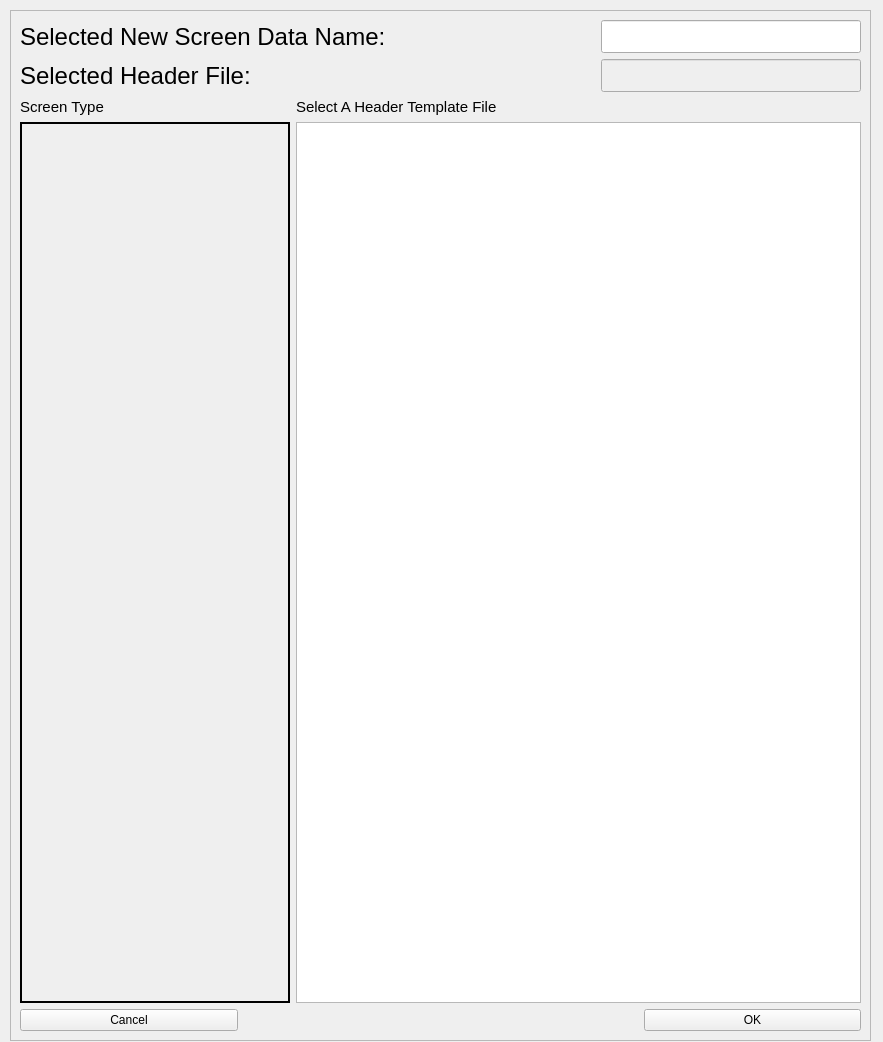
<?xml version="1.0" encoding="UTF-8"?>
<ui version="4.0">
 <class>Dialog</class>
 <widget class="QDialog" name="Dialog">
  <property name="geometry">
   <rect>
    <x>0</x>
    <y>0</y>
    <width>883</width>
    <height>1042</height>
   </rect>
  </property>
  <property name="windowTitle">
   <string>Enter New Screening Data File</string>
  </property>
  <widget class="QFrame" name="frame">
   <property name="geometry">
    <rect>
     <x>10</x>
     <y>10</y>
     <width>861</width>
     <height>1031</height>
    </rect>
   </property>
   <property name="sizePolicy">
    <sizepolicy hsizetype="Minimum" vsizetype="Minimum">
     <horstretch>0</horstretch>
     <verstretch>0</verstretch>
    </sizepolicy>
   </property>
   <property name="minimumSize">
    <size>
     <width>15</width>
     <height>15</height>
    </size>
   </property>
   <property name="frameShape">
    <enum>QFrame::StyledPanel</enum>
   </property>
   <property name="frameShadow">
    <enum>QFrame::Raised</enum>
   </property>
   <layout class="QGridLayout" name="gridLayout">
    <item row="0" column="0" colspan="2">
     <layout class="QHBoxLayout" name="horizontalLayout">
      <item>
       <widget class="QLabel" name="label">
        <property name="font">
         <font>
          <pointsize>18</pointsize>
         </font>
        </property>
        <property name="text">
         <string>Selected New Screen Data Name:</string>
        </property>
       </widget>
      </item>
      <item>
       <widget class="QLineEdit" name="lineEdit">
        <property name="enabled">
         <bool>true</bool>
        </property>
        <property name="sizePolicy">
         <sizepolicy hsizetype="Expanding" vsizetype="Minimum">
          <horstretch>0</horstretch>
          <verstretch>0</verstretch>
         </sizepolicy>
        </property>
        <property name="maximumSize">
         <size>
          <width>260</width>
          <height>16777215</height>
         </size>
        </property>
        <property name="font">
         <font>
          <pointsize>16</pointsize>
         </font>
        </property>
        <property name="maxLength">
         <number>660</number>
        </property>
        <property name="echoMode">
         <enum>QLineEdit::Normal</enum>
        </property>
       </widget>
      </item>
     </layout>
    </item>
    <item row="1" column="0" colspan="2">
     <layout class="QHBoxLayout" name="horizontalLayout_2">
      <item>
       <widget class="QLabel" name="label_2">
        <property name="font">
         <font>
          <pointsize>18</pointsize>
         </font>
        </property>
        <property name="text">
         <string>Selected Header File:</string>
        </property>
       </widget>
      </item>
      <item>
       <widget class="QLineEdit" name="lineEdit_2">
        <property name="enabled">
         <bool>false</bool>
        </property>
        <property name="sizePolicy">
         <sizepolicy hsizetype="Expanding" vsizetype="Minimum">
          <horstretch>0</horstretch>
          <verstretch>0</verstretch>
         </sizepolicy>
        </property>
        <property name="maximumSize">
         <size>
          <width>260</width>
          <height>16777215</height>
         </size>
        </property>
        <property name="font">
         <font>
          <pointsize>16</pointsize>
         </font>
        </property>
        <property name="maxLength">
         <number>660</number>
        </property>
        <property name="echoMode">
         <enum>QLineEdit::Normal</enum>
        </property>
       </widget>
      </item>
     </layout>
    </item>
    <item row="2" column="0">
     <widget class="QLabel" name="label_3">
      <property name="font">
       <font>
        <pointsize>11</pointsize>
       </font>
      </property>
      <property name="text">
       <string>Screen Type</string>
      </property>
     </widget>
    </item>
    <item row="2" column="1">
     <widget class="QLabel" name="label_4">
      <property name="font">
       <font>
        <pointsize>11</pointsize>
       </font>
      </property>
      <property name="text">
       <string>Select A Header Template File</string>
      </property>
     </widget>
    </item>
    <item row="3" column="0">
     <widget class="QFrame" name="frame_2">
      <property name="sizePolicy">
       <sizepolicy hsizetype="Fixed" vsizetype="Preferred">
        <horstretch>0</horstretch>
        <verstretch>0</verstretch>
       </sizepolicy>
      </property>
      <property name="minimumSize">
       <size>
        <width>270</width>
        <height>0</height>
       </size>
      </property>
      <property name="frameShape">
       <enum>QFrame::Box</enum>
      </property>
      <property name="frameShadow">
       <enum>QFrame::Plain</enum>
      </property>
      <property name="lineWidth">
       <number>2</number>
      </property>
     </widget>
    </item>
    <item row="3" column="1">
     <widget class="QListWidget" name="listWidget"/>
    </item>
    <item row="4" column="0" colspan="2">
     <layout class="QHBoxLayout" name="horizontalLayout_39">
      <item>
       <widget class="QPushButton" name="pushButton">
        <property name="sizePolicy">
         <sizepolicy hsizetype="Minimum" vsizetype="Minimum">
          <horstretch>0</horstretch>
          <verstretch>0</verstretch>
         </sizepolicy>
        </property>
        <property name="text">
         <string>Cancel</string>
        </property>
        <property name="autoDefault">
         <bool>false</bool>
        </property>
       </widget>
      </item>
      <item>
       <spacer name="horizontalSpacer">
        <property name="orientation">
         <enum>Qt::Horizontal</enum>
        </property>
        <property name="sizeType">
         <enum>QSizePolicy::Fixed</enum>
        </property>
        <property name="sizeHint" stdset="0">
         <size>
          <width>400</width>
          <height>20</height>
         </size>
        </property>
       </spacer>
      </item>
      <item>
       <widget class="QPushButton" name="pushButton_2">
        <property name="sizePolicy">
         <sizepolicy hsizetype="Minimum" vsizetype="Minimum">
          <horstretch>0</horstretch>
          <verstretch>0</verstretch>
         </sizepolicy>
        </property>
        <property name="text">
         <string>OK</string>
        </property>
        <property name="autoDefault">
         <bool>false</bool>
        </property>
       </widget>
      </item>
     </layout>
    </item>
   </layout>
  </widget>
 </widget>
 <resources/>
 <connections/>
</ui>
